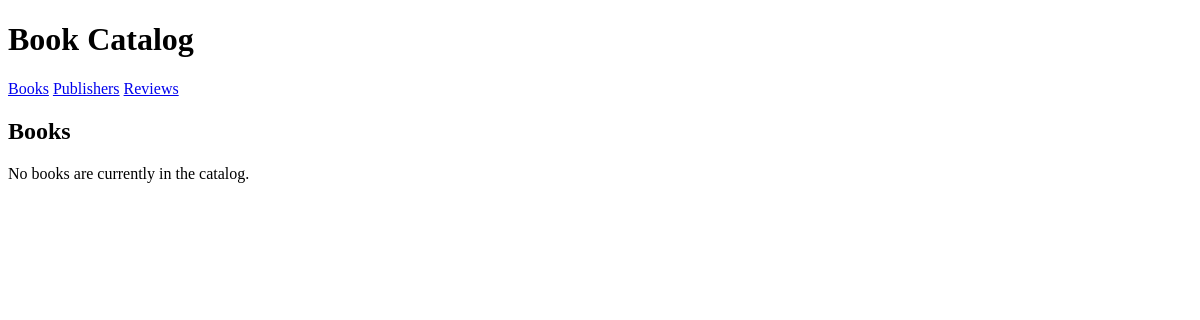
Before: / with the older database file.
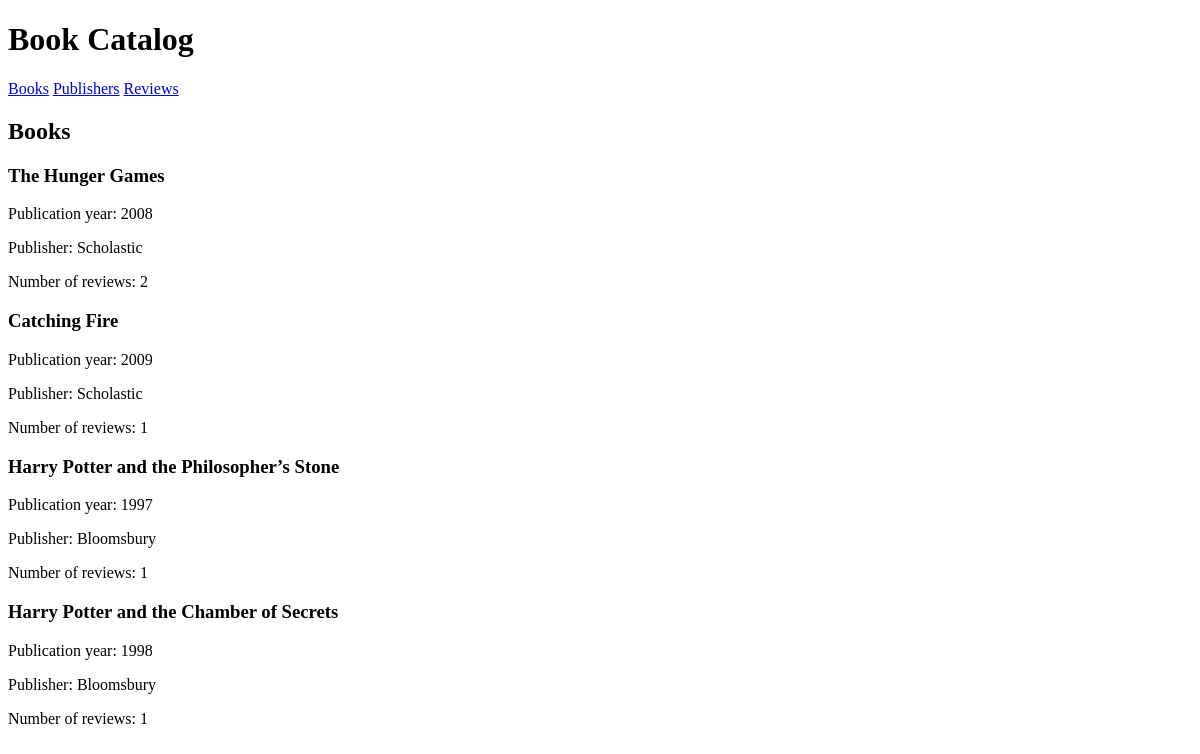
After: the same page with the newer database file.
### catalog/models.py (models this page shows, shortened)
class Book(models.Model):
    title = models.CharField(max_length=200)
    publication_year = models.IntegerField()
    publisher = models.ForeignKey(Publisher, on_delete=models.CASCADE)

class Publisher(models.Model):
    name = models.CharField(max_length=200)

### catalog/views.py (the view)
# urls.py: path("", BookListView.as_view(), name="book_list"),
class BookListView(ListView):
    model = Book
    template_name = "book_list.html"
    context_object_name = "books"

### catalog/templates/book_list.html
{% extends "base.html" %}
{% block content %}
    <h2>Books</h2>
    {% for book in books %}
        <section>
            <h3>{{ book.title }}</h3>
            <p>Publication year: {{ book.publication_year }}</p>
            <p>Publisher: {{ book.publisher.name }}</p>
            <p>Number of reviews: {{ book.review_set.count }}</p>
        </section>
    {% empty %}
        <p>No books are currently in the catalog.</p>
    {% endfor %}
{% endblock content %}

### catalog/templates/base.html (shortened to what this page needs)
<!DOCTYPE html>
<html lang="en">
<head>
</head>
<body>
    <header>
        <h1>Book Catalog</h1>
        <nav>
            <a href="{% url 'book_list' %}">Books</a>
            <a href="{% url 'publisher_list' %}">Publishers</a>
            <a href="{% url 'review_list' %}">Reviews</a>
        </nav>
    </header>
    <main>
        {% block content %}
        {% endblock content %}
    </main>
</body>
</html>

Changed rows visible on the page:
added Book: title "The Hunger Games", publication_year "2008", publisher.name "Scholastic", review_set.count "2"
added Book: title "Catching Fire", publication_year "2009", publisher.name "Scholastic", review_set.count "1"
added Book: title "Harry Potter and the Philosopher’s Stone", publication_year "1997", publisher.name "Bloomsbury", review_set.count "1"
added Book: title "Harry Potter and the Chamber of Secrets", publication_year "1998", publisher.name "Bloomsbury", review_set.count "1"
Other visible differences:
text no longer shown: "No books are currently in the catalog."
